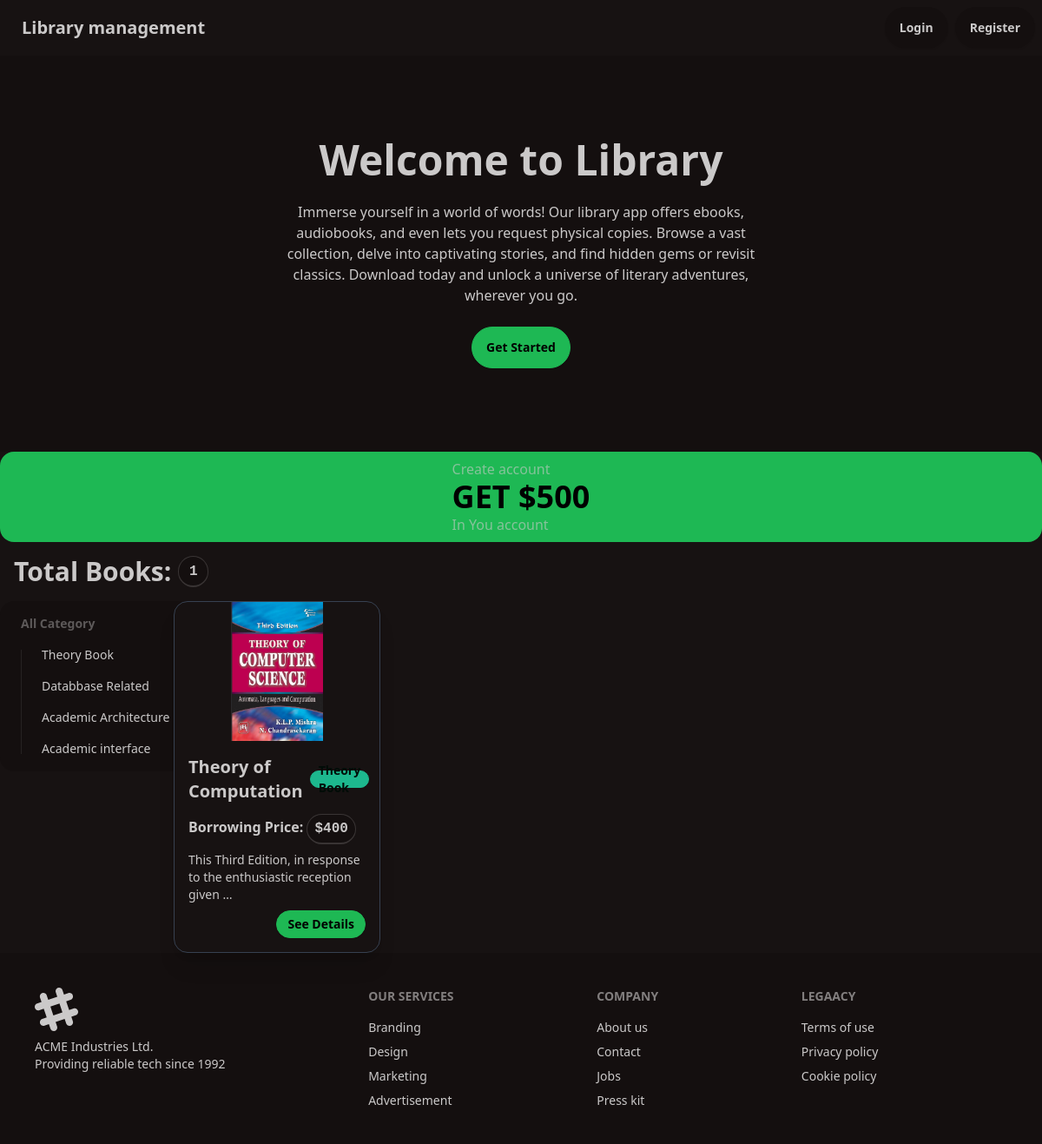
Page /book-filter/theory-book on the committed database.
### categories/models.py (models this page shows, shortened)
class Category(models.Model):
    name = models.CharField(max_length=100)
    slug = models.SlugField(max_length=100, unique=True, blank=True, null=True)

### books/models.py (models this page shows, shortened)
class Book(models.Model):
    title = models.CharField(max_length=100)
    description = models.TextField()
    category = models.ForeignKey(Category, on_delete=models.CASCADE, related_name='books', default=False)
    price = models.DecimalField(max_digits=12, decimal_places=0)
    image = models.ImageField(upload_to='books/media/uploads/', null=True, blank=True)
    quantity = models.IntegerField(default=0)

### core/views.py (the view)
# urls.py: 2. Add a URL to urlpatterns:  path('', Home.as_view(), name='home')
class Home(TemplateView):
    template_name = 'core/index.html'
    def get_context_data(self, **kwargs):
        context = super().get_context_data(**kwargs)
        category_slug = self.kwargs.get('category', None)
        if category_slug is not None:
            category = Category.objects.get(slug=category_slug)
            books = Book.objects.filter(category=category)
        else:
            books = Book.objects.all()
        categories = Category.objects.all()
        context['categories'] = categories
        context['books'] = books
        return context

### core/templates/core/index.html
{% extends "core/base.html" %} {% block head_title %} Library Management {% endblock %}
{% block body %}
<section>
  <div class="hero bg-base-200 py-20">
    <div class="hero-content text-center">
      <div class="max-w-xl">
        <h1 class="text-5xl font-bold">Welcome to Library</h1>
        <p class="py-6">
          Immerse yourself in a world of words! Our library app offers ebooks,
          audiobooks, and even lets you request physical copies. Browse a vast
          collection, delve into captivating stories, and find hidden gems or
          revisit classics. Download today and unlock a universe of literary
          adventures, wherever you go.
        </p>
        <a href='{% url "profile" %}' class="btn btn-primary">Get Started</a>
      </div>
    </div>
  </div>
  <div class="stats bg-primary text-primary-content flex justify-center">
    <div class="center my-2">
      <div class="stat-title">Create account</div>
      <div class="stat-value">GET $500</div>
      <div class="stat-title">In You account</div>
    </div>
  </div>
  <h1 class="p-4 text-3xl font-bold flex justify-start gap-2 items-center">
    Total Books: <kbd class="kbd kbd-md">{{books|length}}</kbd>
  </h1>
  <div class="grid grid-cols-6">
    <div class="col-span-1">
      <ul class="menu bg-base-200 w-56 rounded-box">
        <li>
          <h2 class="menu-title">All Category</h2>
          <ul>
            {% for cat in categories %}
            <li><a href='{% url "filter_home" cat.slug %}'> {{cat.name}} </a></li>
            {% endfor %}
          </ul>
        </li>
      </ul>
    </div>
    <div class="col-span-5 grid grid-cols-4 gap-4">
      {% for book in books %}
      <div
        class="card card-compact w-full bg-base-100 shadow-xl border border-gray-700"
      >
        <figure>
          <img class="max-h-40" src="{{book.image.url}}" alt="{{book.title}}" />
        </figure>
        <div class="card-body">
          <h2 class="card-title">
            {{book.title}}
            <div class="badge badge-secondary">{{book.category.name}}</div>
          </h2>
          <h2 class="text-base font-semibold">
            Borrowing Price:
            <kbd class="kbd kbd-md">${{book.price}}</kbd>
          </h2>
          <p>{{book.description|truncatewords:10}}</p>
          <div class="card-actions justify-end">
            <a href='{% url "book_details" book.id %}' class="btn btn-primary btn-sm">See Details</a>
          </div>
        </div>
      </div>
      {% endfor %}
    </div>
  </div>
</section>
{% endblock %}

### rows in the picture
Category: name "Theory Book"
Category: name "Databbase Related"
Category: name "Academic Architecture"
Category: name "Academic interface"
Book: image (picture), title "Theory of Computation", category.name "Theory Book", price "400", description "This Third Edition, in response to the enthusiastic reception given …"

### other values in the picture
{{ books|length }} "1"
